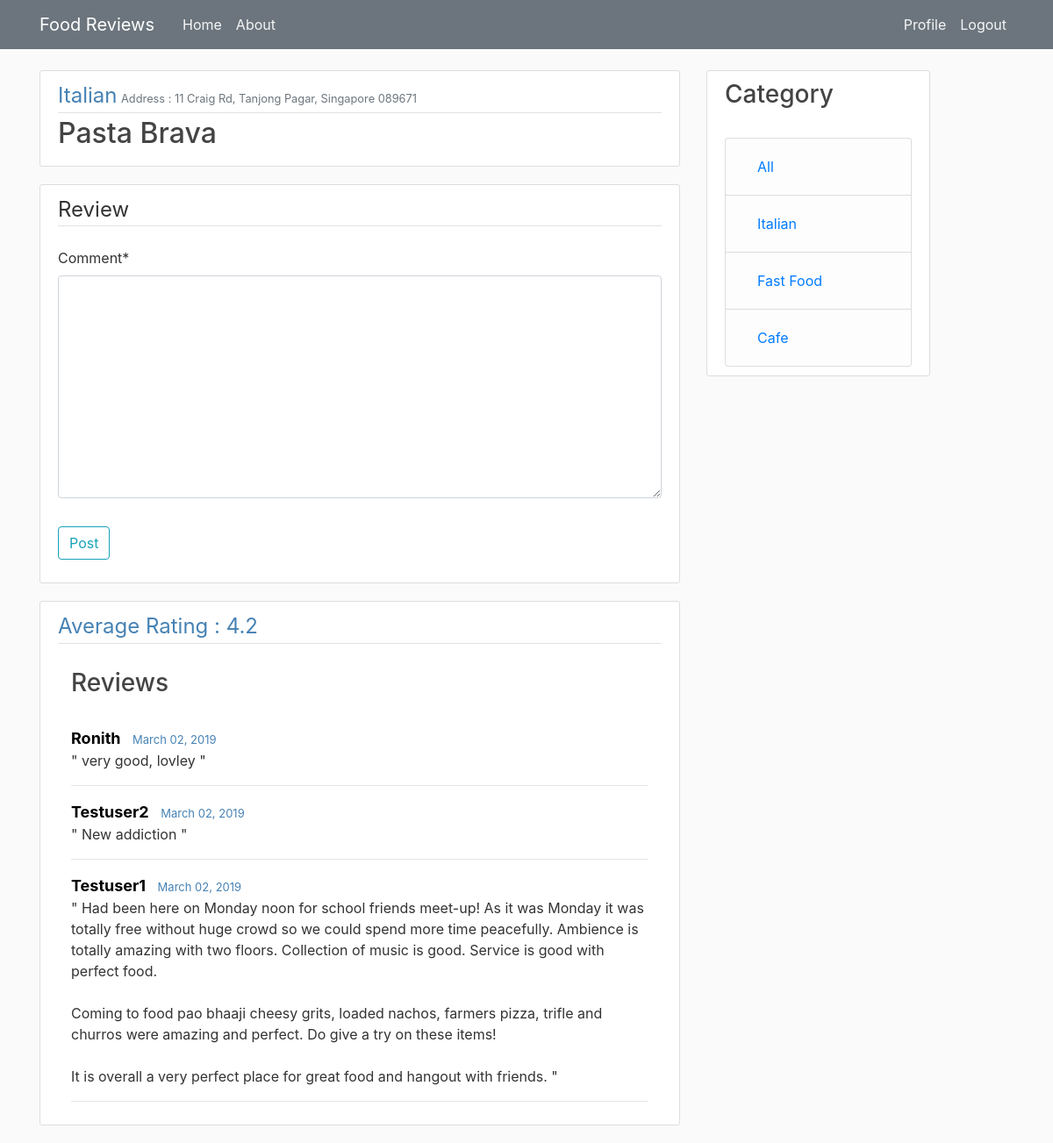
The app's page /review/3/ (signed in) with its own data.
### restaurant/models.py (models this page shows, shortened)
class restaurant(models.Model):
    name = models.CharField(max_length=20)
    address = models.CharField(max_length=30)
    category = models.CharField(max_length=10)
    avg_rating = models.DecimalField(max_digits=2,decimal_places=1)

### users/models.py (models this page shows, shortened)
class user(models.Model):
    comment = models.TextField()
    date_posted = models.DateTimeField(default=timezone.now)
    author = models.ForeignKey(User,on_delete=models.CASCADE)
    rest = models.ForeignKey(restaurant,on_delete=models.CASCADE)

### restaurant/views.py (the view)
# urls.py: path('review/<int:ID>/', views.restReviews, name='rest_reviews')
@login_required
def restReviews(request,ID):
    if request.method == 'POST':
        form = commentform(request.POST)
        if form.is_valid():
         post = form.save(commit = False)
         post.rest = restaurant.objects.get(id = ID)
         post.author = request.user
         post.save()
         return redirect('rest_reviews',ID)
    else:
        form = commentform()
        context = {
        'posts': restaurant.objects.get(id = ID),
        'cust': user.objects.filter(rest=ID),
        'form': form}
        return render(request,'restaurant/review.html',context)

### users/forms.py
class commentform(forms.ModelForm):
    class Meta:
        model = user
        fields = ['comment']

### restaurant/templates/restaurant/review.html (shortened to what this page needs)
{% extends "restaurant/base.html" %}
{% load crispy_forms_tags %}
{% block content %}
<article class="media content-section">
	<div class="media-body">
		<div class="article-metadata">
			<small><font size="5" color="SteelBlue">{{ posts.category }}</font></small>
			<small class="text-muted">Address : {{ posts.address }}</small>
		</div>
		<h2><a class="article-title" href="#">{{ posts.name }} &nbsp;</a></h2>
	</div>
</article>
    <div class="content-section">
        <form method="POST">
            <fieldset class="form-group">
                <legend class="border-bottom mb-4">Review</legend>
                {{ form|crispy }}
            </fieldset>
            <div class="form-group">
                <button class="btn btn-outline-info" type="submit">Post</button>
            </div>
        </form>
    </div>
<article class="media content-section">
	<div class="media-body">
		<div class="article-metadata">
			<small><font size="5" color="SteelBlue"> Average Rating : {{ posts.avg_rating }}</font></small>
		</div>
		<div class="container">
			{% if user%}
			<br>
			<div class="row justify-content-between">
				<div class="col-4">
					<h3>Reviews</h3>
				</div>
			</div><br>
			{% for customers in cust%}
			<small><font size="4" color="black" class="font-weight-bold">{{customers.author}}</font></small>&nbsp;&nbsp;
			<small><font size="2" color="SteelBlue">{{customers.date_posted|date:"F d, Y" }}</font></small>
			<br>
			<p class="article-content"> " {{customers.comment}} "</p>
			<hr>
			{% endfor %}
			{%endif%}
		</div>
	</div>
</article>
{% endblock content %}

### restaurant/static/restaurant/main.css (style rules this page uses)
body { background: #fafafa; color: #333333; margin-top: 5rem; }
h1, h2, h3, h4, h5, h6 { color: #444444; }
.content-section { background: #ffffff; padding: 10px 20px; border: 1px solid #dddddd; border-radius: 3px; margin-bottom: 20px; }
.article-title { color: #444444; }
.article-content { white-space: pre-line; }
.article-metadata { padding-bottom: 1px; margin-bottom: 4px; border-bottom: 1px solid #e3e3e3 }

### records on screen
restaurant: category "Italian", address "11 Craig Rd, Tanjong Pagar, Singapore 089671", name "Pasta Brava", avg_rating "4.2"
user: author "Ronith", date_posted "March 02, 2019", comment "very good, lovley"
user: author "Testuser2", date_posted "March 02, 2019", comment "New addiction"
user: author "Testuser1", date_posted "March 02, 2019", comment "Had been here on Monday noon for school friends meet-up! As it was Monday it was totally free without huge crowd so we could spend more time peacefully. Ambience is totally amazing with two floors. Collection of music is good. Service is good with perfect food. Coming to food pao bhaaji cheesy grits, loaded nachos, farmers pizza, trifle and churros were amazing and perfect. Do give a try on these items! It is overall a very perfect place for great food and hangout with friends."
